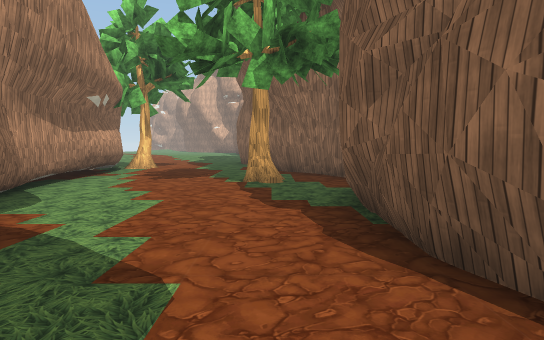
view 1 (above)

16 first-person views from a walk through a 3-D level made in the Unity game engine. The camera is 1.5 m above the floor, tilts 4° down and sees 75° across. The floor is counted in squares, 2 m on a side. Each view is taken from the middle of a square. On the plan, view 1 faces up. The plan holds only what a view shows up to about 11 squares ahead; the rest is blank. The place goes on beyond the plan. Some surface patterns are stand-ins.

view 2
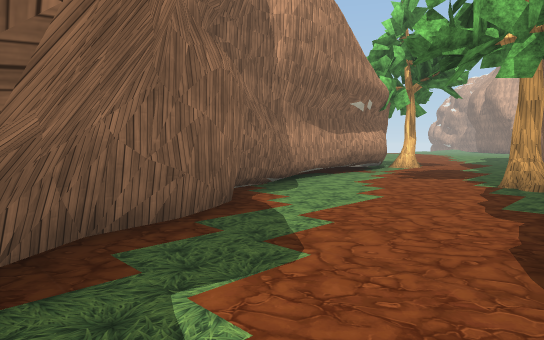

view 3
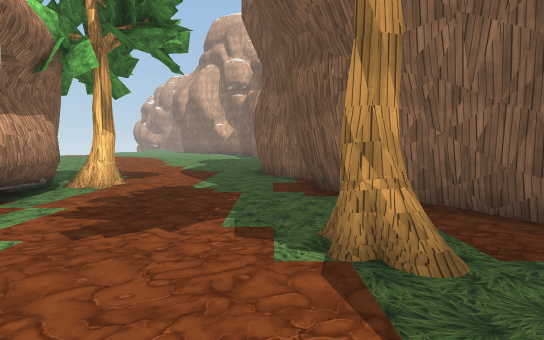

view 4
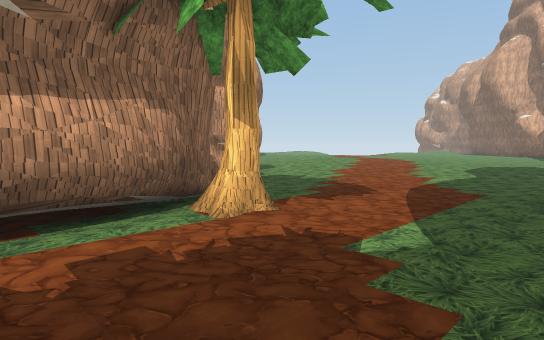

view 5
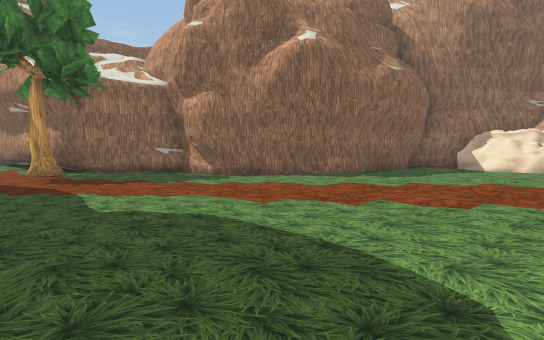

view 6
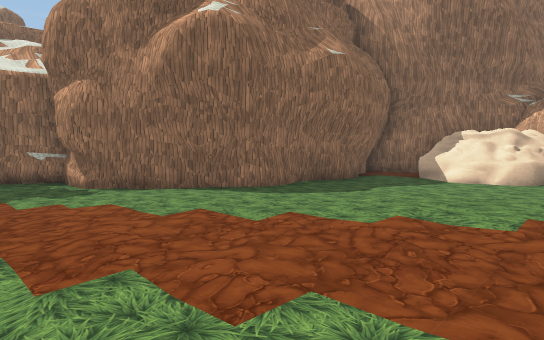

view 7
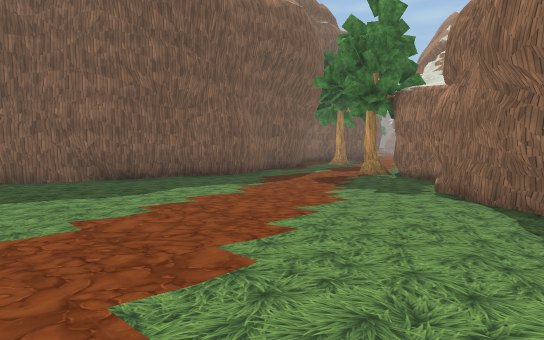

view 8
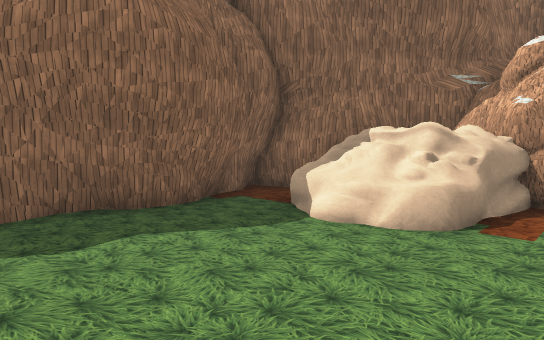

view 9
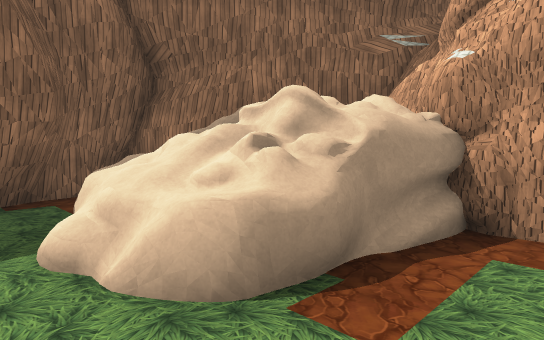

view 10
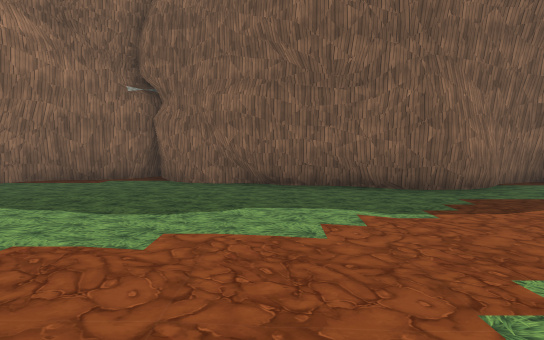

view 11
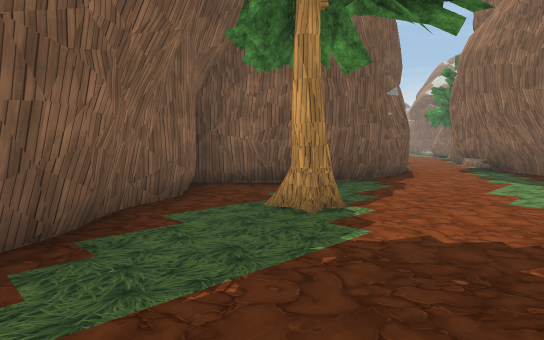

view 12
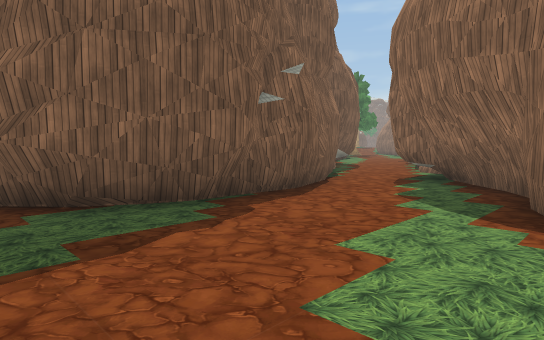

view 13
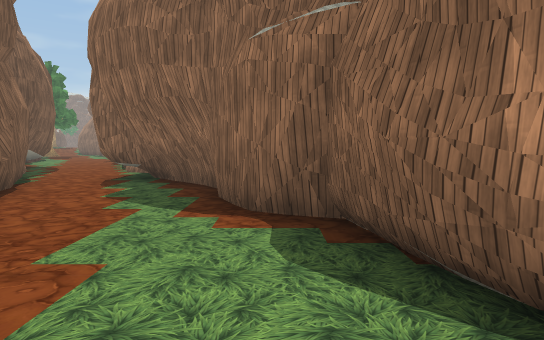

view 14
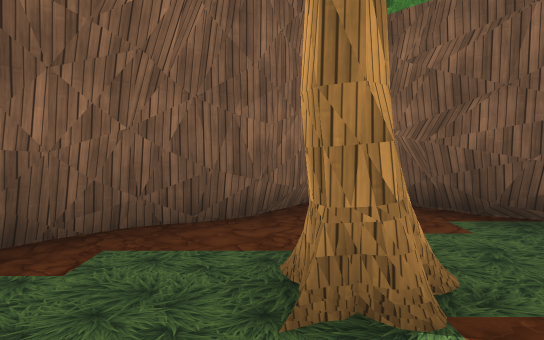

view 15
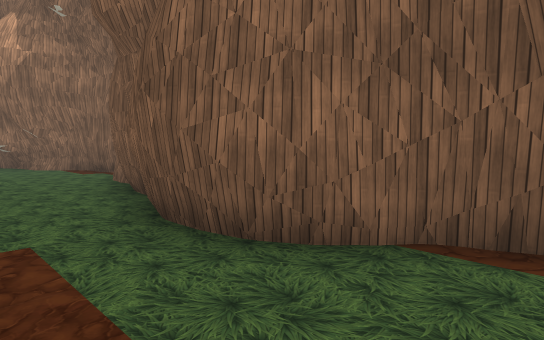

view 16
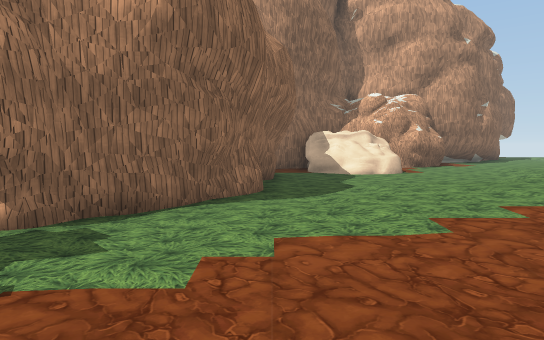

### Floor plan
Key: @ floor where view 1 was taken; # wall or solid block; . main floor; : floor 0.25 m higher than the main floor; / step, stairs or slope; T tree; O other object.
Columns run from 17 left of view 1 to 3 right of it. Each row starts with its distance up from view 1.
 22 #...../::::::::...#
 21 #OO.../::::::::/..#
 20  OOO...::::::::/.##
 19  OOO...:::::::...#
 18  #O...../:.......#
 17  #######........##
 16        ##.......#
 15         ##......#
 14          ##.....##
 13          ##......#
 12           ###T...#
 11             #....#
 10             #....##
  9             ##....##
  8              #...T.##
  7              #...T..#
  6              #.....##
  5              #....##
  4              #....#
  3              ##...#
  2               ##..##
  1                #...#
  0                ##@.#
 -1                 ####

Positions as (right, up) in squares from view 1, and headings:
1: (0, 0), facing up
2: (1, 0), facing up-left
3: (-1, 5), facing up
4: (-1, 9), facing up-left
5: (-2, 22), facing down-left
6: (-5, 22), facing down-left
7: (-10, 22), facing down-right
8: (-10, 22), facing down-left
9: (-13, 22), facing down-left
10: (-8, 18), facing right
11: (-3, 11), facing down-right
12: (-3, 7), facing down-right
13: (-3, 7), facing down
14: (-2, 8), facing right
15: (-3, 12), facing up-right
16: (-4, 17), facing left
